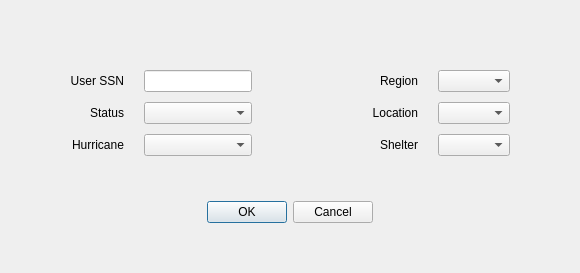
                 <widget class="QWidget" name="W_Worker_FormBookings">
                  <layout class="QVBoxLayout" name="verticalLayout_4">
                   <property name="spacing">
                    <number>25</number>
                   </property>
                   <property name="leftMargin">
                    <number>50</number>
                   </property>
                   <property name="topMargin">
                    <number>50</number>
                   </property>
                   <property name="rightMargin">
                    <number>50</number>
                   </property>
                   <property name="bottomMargin">
                    <number>50</number>
                   </property>
                   <item>
                    <layout class="QGridLayout" name="GL_Worker_FormBookings">
                     <property name="leftMargin">
                      <number>20</number>
                     </property>
                     <property name="topMargin">
                      <number>20</number>
                     </property>
                     <property name="rightMargin">
                      <number>20</number>
                     </property>
                     <property name="bottomMargin">
                      <number>20</number>
                     </property>
                     <property name="horizontalSpacing">
                      <number>20</number>
                     </property>
                     <property name="verticalSpacing">
                      <number>10</number>
                     </property>
                     <item row="2" column="0">
                      <widget class="QLabel" name="L_Worker_Bookings_Hurricane">
                       <property name="text">
                        <string>Hurricane</string>
                       </property>
                       <property name="alignment">
                        <set>Qt::AlignRight|Qt::AlignTrailing|Qt::AlignVCenter</set>
                       </property>
                      </widget>
                     </item>
                     <item row="0" column="3">
                      <widget class="QLabel" name="L_Worker_Bookings_Region">
                       <property name="text">
                        <string>Region</string>
                       </property>
                       <property name="alignment">
                        <set>Qt::AlignRight|Qt::AlignTrailing|Qt::AlignVCenter</set>
                       </property>
                      </widget>
                     </item>
                     <item row="2" column="1">
                      <widget class="QComboBox" name="CB_Worker_Bookings_Hurricane">
                       <property name="sizePolicy">
                        <sizepolicy hsizetype="MinimumExpanding" vsizetype="Fixed">
                         <horstretch>0</horstretch>
                         <verstretch>0</verstretch>
                        </sizepolicy>
                       </property>
                      </widget>
                     </item>
                     <item row="0" column="0">
                      <widget class="QLabel" name="L_Worker_Bookings_UserSSN">
                       <property name="text">
                        <string>User SSN</string>
                       </property>
                       <property name="alignment">
                        <set>Qt::AlignRight|Qt::AlignTrailing|Qt::AlignVCenter</set>
                       </property>
                      </widget>
                     </item>
                     <item row="0" column="4">
                      <widget class="QComboBox" name="CB_Worker_Bookings_Region">
                       <property name="sizePolicy">
                        <sizepolicy hsizetype="MinimumExpanding" vsizetype="Fixed">
                         <horstretch>0</horstretch>
                         <verstretch>0</verstretch>
                        </sizepolicy>
                       </property>
                      </widget>
                     </item>
                     <item row="2" column="3">
                      <widget class="QLabel" name="L_Worker_Bookings_Shelter">
                       <property name="text">
                        <string>Shelter</string>
                       </property>
                       <property name="alignment">
                        <set>Qt::AlignRight|Qt::AlignTrailing|Qt::AlignVCenter</set>
                       </property>
                      </widget>
                     </item>
                     <item row="2" column="4">
                      <widget class="QComboBox" name="CB_Worker_Bookings_Shelter">
                       <property name="sizePolicy">
                        <sizepolicy hsizetype="MinimumExpanding" vsizetype="Fixed">
                         <horstretch>0</horstretch>
                         <verstretch>0</verstretch>
                        </sizepolicy>
                       </property>
                      </widget>
                     </item>
                     <item row="1" column="0">
                      <widget class="QLabel" name="L_Worker_Bookings_Status">
                       <property name="text">
                        <string>Status</string>
                       </property>
                       <property name="alignment">
                        <set>Qt::AlignRight|Qt::AlignTrailing|Qt::AlignVCenter</set>
                       </property>
                      </widget>
                     </item>
                     <item row="1" column="1">
                      <widget class="QComboBox" name="CB_Worker_Bookings_Status">
                       <property name="sizePolicy">
                        <sizepolicy hsizetype="MinimumExpanding" vsizetype="Fixed">
                         <horstretch>0</horstretch>
                         <verstretch>0</verstretch>
                        </sizepolicy>
                       </property>
                      </widget>
                     </item>
                     <item row="0" column="1">
                      <widget class="QLineEdit" name="LE_Worker_Bookings_UserSSN">
                       <property name="sizePolicy">
                        <sizepolicy hsizetype="MinimumExpanding" vsizetype="Fixed">
                         <horstretch>0</horstretch>
                         <verstretch>0</verstretch>
                        </sizepolicy>
                       </property>
                      </widget>
                     </item>
                     <item row="1" column="4">
                      <widget class="QComboBox" name="CB_Worker_Bookings_Location">
                       <property name="sizePolicy">
                        <sizepolicy hsizetype="MinimumExpanding" vsizetype="Fixed">
                         <horstretch>0</horstretch>
                         <verstretch>0</verstretch>
                        </sizepolicy>
                       </property>
                      </widget>
                     </item>
                     <item row="1" column="3">
                      <widget class="QLabel" name="L_Worker_Bookings_Location">
                       <property name="text">
                        <string>Location</string>
                       </property>
                       <property name="alignment">
                        <set>Qt::AlignRight|Qt::AlignTrailing|Qt::AlignVCenter</set>
                       </property>
                      </widget>
                     </item>
                     <item row="1" column="2">
                      <spacer name="HS_WorkerGrid">
                       <property name="orientation">
                        <enum>Qt::Horizontal</enum>
                       </property>
                       <property name="sizeType">
                        <enum>QSizePolicy::Fixed</enum>
                       </property>
                       <property name="sizeHint" stdset="0">
                        <size>
                         <width>100</width>
                         <height>20</height>
                        </size>
                       </property>
                      </spacer>
                     </item>
                    </layout>
                   </item>
                   <item>
                    <widget class="QDialogButtonBox" name="BB_Worker_ConfirmationBookings">
                     <property name="standardButtons">
                      <set>QDialogButtonBox::Cancel|QDialogButtonBox::Ok</set>
                     </property>
                     <property name="centerButtons">
                      <bool>true</bool>
                     </property>
                    </widget>
                   </item>
                  </layout>
                 </widget>
